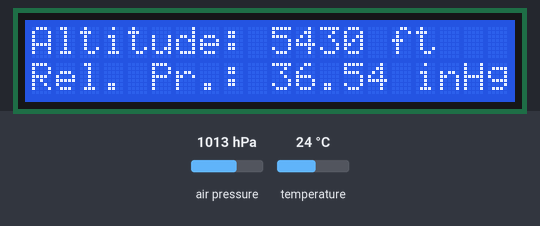
Simulated run of this sketch. Board: Arduino Uno, built with avr-gcc and run on an emulated ATmega328P. On the bench: 20×2 character LCD. Inputs (shaded band) come from the test bench; at power-on: air pressure 1013 hPa, temperature 24 °C. What the sketch prints to the serial monitor is not drawn.

Above: at 6.2 s.
6.3 s: air pressure set to 952 hPa
At 10.33 s:
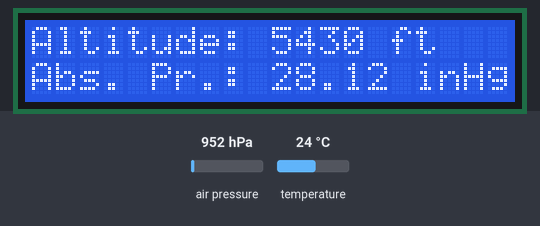
16.8 s: temperature set to 12 °C
At 20.62 s:
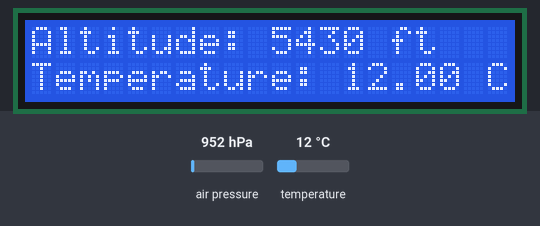
22.6 s: air pressure set to 975 hPa
At 26.4 s:
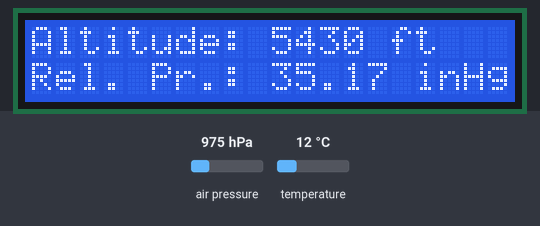
28.4 s: temperature set to 19 °C
At 30.95 s:
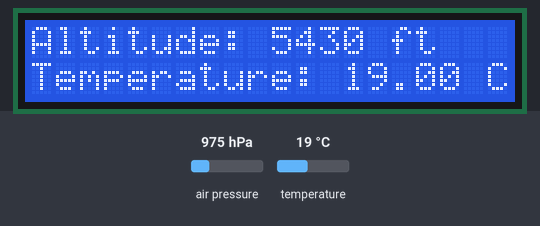
Timing chart, 0 to 32.5 s (numbered marks = the images above; inputs shaded):
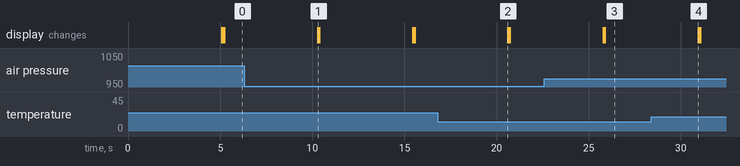

The sketch:

bmp180.ino
```cpp
#include <LiquidCrystal.h>
LiquidCrystal lcd(13, 12, 11, 10, 9, 8);//RS,EN,D4,D5,D6,D7
#include <SFE_BMP180.h>
#include <Wire.h>
// You will need to create an SFE_BMP180 object, here called "pressure":
SFE_BMP180 pressure;
#define ALTITUDE 1655.0 // Altitude of SparkFun's HQ in Boulder, CO. in meters
void setup()
{
Serial.begin(9600);
Serial.println("BMP180 Measurements");
lcd.begin(20, 2);
lcd.setCursor(0, 0);
lcd.print("BMP180 Measurements");
lcd.setCursor(0, 1);
lcd.print(" 1. Temperature");
lcd.setCursor(0, 2);
lcd.print(" 2. Pressure");
lcd.setCursor(0, 3);
lcd.print(" 3. Altitude");
delay (5000);
lcd.clear();//clear display
// Initialize the sensor (it is important to get calibration values stored on the device).
if (pressure.begin())
Serial.println("BMP180 init success");
else
{
// Oops, something went wrong, this is usually a connection problem,
// see the comments at the top of this sketch for the proper connections.
Serial.println("BMP180 init fail\n\n");
while(1); // Pause forever.
}
}
void loop()
{
char status;
double T,P,p0,a;
// Loop here getting pressure readings every 10 seconds.
// If you want sea-level-compensated pressure, as used in weather reports,
// you will need to know the altitude at which your measurements are taken.
// We're using a constant called ALTITUDE in this sketch:
Serial.println();
Serial.print("provided altitude: ");
lcd.setCursor(0, 0);
lcd.print("Altitude: ");
Serial.print(ALTITUDE,0);
Serial.print(" meters, ");
Serial.print(ALTITUDE*3.28084,0);
lcd.print(ALTITUDE*3.28084,0);
Serial.println(" feet");
lcd.print(" ft");
// If you want to measure altitude, and not pressure, you will instead need
// to provide a known baseline pressure. This is shown at the end of the sketch.
// You must first get a temperature measurement to perform a pressure reading.
// Start a temperature measurement:
// If request is successful, the number of ms to wait is returned.
// If request is unsuccessful, 0 is returned.
status = pressure.startTemperature();
if (status != 0)
{
// Wait for the measurement to complete:
delay(status);
// Retrieve the completed temperature measurement:
// Note that the measurement is stored in the variable T.
// Function returns 1 if successful, 0 if failure.
status = pressure.getTemperature(T);
if (status != 0)
{
// Print out the measurement:
Serial.print("temperature: ");
Serial.print(T,2);
Serial.print(" deg C, ");
Serial.print((9.0/5.0)*T+32.0,2);
Serial.println(" deg F");
lcd.setCursor(0, 1);
lcd.print("Temperature: ");
lcd.print(T,2);
lcd.print(" C ");
// Start a pressure measurement:
// The parameter is the oversampling setting, from 0 to 3 (highest res, longest wait).
// If request is successful, the number of ms to wait is returned.
// If request is unsuccessful, 0 is returned.
status = pressure.startPressure(3);
if (status != 0)
{
// Wait for the measurement to complete:
delay(status);
// Retrieve the completed pressure measurement:
// Note that the measurement is stored in the variable P.
// Note also that the function requires the previous temperature measurement (T).
// (If temperature is stable, you can do one temperature measurement for a number of pressure.)
// Function returns 1 if successful, 0 if failure.
status = pressure.getPressure(P,T);
if (status != 0)
{
// Print out the measurement:
Serial.print("absolute pressure: ");
Serial.print(P,2);
Serial.print(" mb, ");
Serial.print(P*0.0295333727,2);
Serial.println(" inHg");
lcd.setCursor(0, 2);
lcd.print("Abs. Pr.: ");
lcd.print(P*0.0295333727,2);
lcd.print(" inHg");
// The pressure sensor returns abolute pressure, which varies with altitude.
// To remove the effects of altitude, use the sealevel function and your current altitude.
// This number is commonly used in weather reports.
// Parameters: P = absolute pressure in mb, ALTITUDE = current altitude in m.
// Result: p0 = sea-level compensated pressure in mb
p0 = pressure.sealevel(P,ALTITUDE); // we're at 1655 meters (Boulder, CO)
Serial.print("relative (sea-level) pressure: ");
Serial.print(p0,2);
Serial.print(" mb, ");
Serial.print(p0*0.0295333727,2);
Serial.println(" inHg");
lcd.setCursor(0, 3);
lcd.print("Rel. Pr.: ");
lcd.print(p0*0.0295333727,2);
lcd.print(" inHg");
// On the other hand, if you want to determine your altitude from the pressure reading,
// use the altitude function along with a baseline pressure (sea-level or other).
// Parameters: P = absolute pressure in mb, p0 = baseline pressure in mb.
// Result: a = altitude in m.
a = pressure.altitude(P,p0);
Serial.print("computed altitude: ");
Serial.print(a,0);
Serial.print(" meters, ");
Serial.print(a*3.28084,0);
Serial.println(" feet");
}
else Serial.println("error retrieving pressure measurement\n");
}
else Serial.println("error starting pressure measurement\n");
}
else Serial.println("error retrieving temperature measurement\n");
}
else Serial.println("error starting temperature measurement\n");
delay(5000); // Pause for 5 seconds.
}
```
